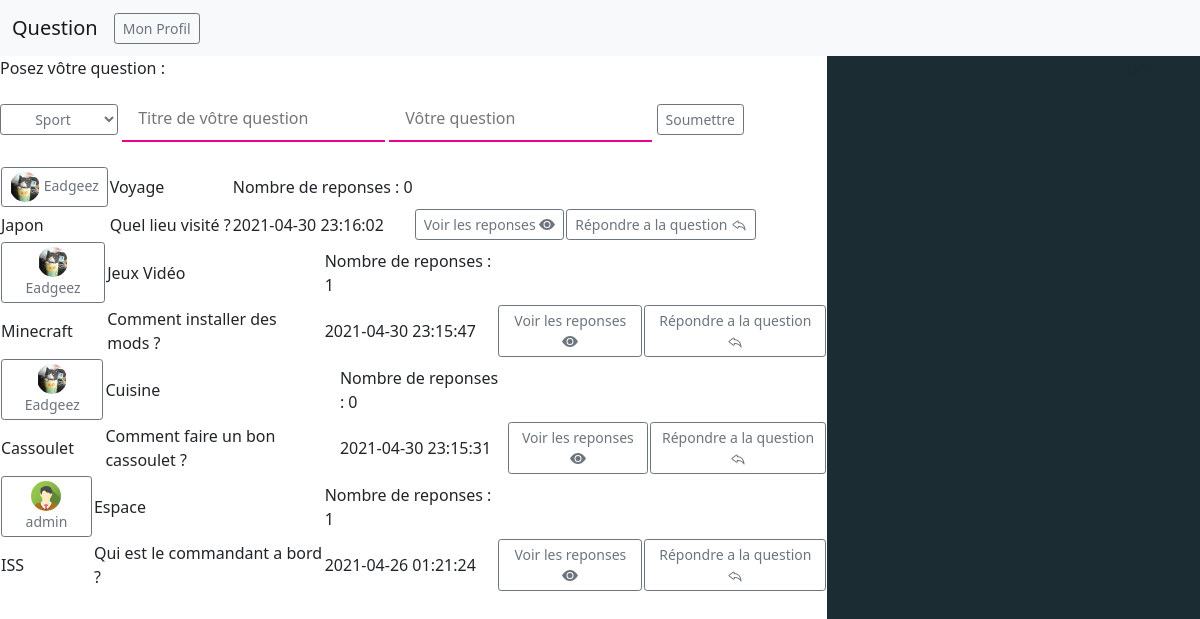
The page /question.php on the database its author committed.
### tables this page shows
CREATE TABLE IF NOT EXISTS `question` (
  `QuestId` int NOT NULL AUTO_INCREMENT,
  `QuestTitle` varchar(45) DEFAULT NULL,
  `QuestText` text,
  `QuestCatId` int DEFAULT NULL,
  `QuestAutorId` int DEFAULT NULL,
  `QuestCreaDate` datetime DEFAULT CURRENT_TIMESTAMP,
  PRIMARY KEY (`QuestId`),
  KEY `fk_cat_id` (`QuestCatId`),
  KEY `fk_aut_id` (`QuestAutorId`)
);

CREATE TABLE IF NOT EXISTS `utilisateurs` (
  `UserId` int NOT NULL AUTO_INCREMENT,
  `UserName` varchar(255) DEFAULT NULL,
  `UserMail` varchar(255) DEFAULT NULL,
  `UserPass` varchar(255) DEFAULT NULL,
  `UserAva` varchar(255) DEFAULT NULL,
  `UserGender` char(1) DEFAULT NULL,
  `UserInscriDate` datetime DEFAULT CURRENT_TIMESTAMP,
  `UserRole` varchar(255) DEFAULT NULL,
  PRIMARY KEY (`UserId`)
);

CREATE TABLE IF NOT EXISTS `categorie` (
  `CatId` int NOT NULL AUTO_INCREMENT,
  `CatName` varchar(255) DEFAULT NULL,
  PRIMARY KEY (`CatId`)
);

### question.php (the view, shortened to what this page needs)
<!doctype html>
<html lang="fr">
<head>
    <?php
    include 'css/CSS_package.php';
    ?>
    <link rel="stylesheet" type="text/css" href="css/admin.css">
</head>
<body>
    <nav class="navbar navbar-expand-lg navbar-light bg-light">
        <div class="container-fluid">
            <a class="navbar-brand" href="#">Question</a>
            <div class="collapse navbar-collapse" id="navbarNav">
                <ul class="navbar-nav">
                    <li class="nav-item">
                        <?php
                        echo'<a href="User.php"><button class="btn btn-outline-secondary btn-sm">Mon Profil '.$_SESSION['avatar'].'</button></a>';
                        ?>
                    </li>
                </ul>
            </div>
        </div>
    </nav>
    <div class="black"><p>poupidou</p></div>
<?php
include 'poser_quest.php';
?>
<table>
<?php
$co = connexionBdd();
$Quest = $co->query("SELECT * FROM question LEFT JOIN utilisateurs ON question.QuestAutorId = utilisateurs.UserId LEFT JOIN categorie ON question.QuestCatId = categorie.CatId ORDER BY QuestCreaDate DESC");
while ($listeQuest = $Quest->fetch())
{
    $IdQuest = $listeQuest['QuestId'];
    $Rep = $co->query("SELECT * FROM reponse LEFT JOIN utilisateurs ON reponse.RepUserId = utilisateurs.UserId WHERE RepQuestId='$IdQuest' ");
    $Rep->execute();
    $count = $Rep->rowCount();
    ?>
    <table>
    <tr>
        <td><form method="post" action="vueUser.php"><button class="btn btn-outline-secondary btn-sm"><?php echo $listeQuest['UserAva'];?>
        <?php echo $listeQuest['UserName'];?></button></form></td>
        <td><?php echo $listeQuest['CatName'];?></td>
        <td>Nombre de reponses : <?php echo $count;?></td>
    </tr>
    <tr>
        <td><?php echo $listeQuest['QuestTitle'];?></td>
        <td><?php echo $listeQuest['QuestText'];?></td>
        <td><?php echo $listeQuest['QuestCreaDate'];?></td>
        <td><button type="button" class="btn btn-outline-secondary btn-sm" data-bs-toggle="modal" data-bs-target="#modalRepQ<?php echo $listeQuest['QuestId']; ?>">Voir les reponses <svg xmlns="http://www.w3.org/2000/svg" width="16" height="16" fill="currentColor" class="bi bi-eye-fill" viewBox="0 1.5 16 16">
                    <path d="M10.5 8a2.5 2.5 0 1 1-5 0 2.5 2.5 0 0 1 5 0z"/>
                    <path d="M0 8s3-5.5 8-5.5S16 8 16 8s-3 5.5-8 5.5S0 8 0 8zm8 3.5a3.5 3.5 0 1 0 0-7 3.5 3.5 0 0 0 0 7z"/>
                </svg></button></td>
        <td><button type="button" class="btn btn-outline-secondary btn-sm" data-bs-toggle="modal" data-bs-target="#modalRepondreQ<?php echo $listeQuest['QuestId']; ?>">Répondre a la question </button></td>
    </tr>
    </table>
<?php
}
?>
</body>
</html>

### css/CSS_package.php
<link rel="stylesheet" type="text/css" href="css/normalize.css">
<link rel="stylesheet" type="text/css" href="css/style.css">
<link rel="stylesheet" type="text/css" href="css/avatar.css">
<link href="https://cdn.jsdelivr.net/npm/bootstrap@5.0.0-beta3/dist/css/bootstrap.min.css" rel="stylesheet">

### poser_quest.php (shortened to what this page needs)
<p>
    Posez vôtre question :
</p>
<form action="question.php" method="post">
    <select class="btn btn-outline-secondary btn-sm" name="catId">
        <?php
        $co = connexionBdd();
        $selected = $co->query("SELECT * FROM categorie");
        while ($liste = $selected->fetch())
        {
            echo '<option value="'.$liste['CatId'].'">'.$liste['CatName'].'</option>';
        }
        ?>
    </select>
    <label><input type="text" name="titreQuest" placeholder="Titre de vôtre question" required></label>
    <label><input type="text" name="quest" placeholder="Vôtre question" required></label>
    <button type="submit" class="btn btn-outline-secondary btn-sm" name="submit">Soumettre</button><br><br>
</form>

### css/style.css (style rules this page uses)
input { border: none; border-bottom: 2px solid #ED008C; padding: 10px 16px; font-size: 16px; }
body { background-color: #1B2D33; }

### css/avatar.css (style rules this page uses)
.avatar { vertical-align: middle; width: 30px; height: 30px; border-radius: 50%; }

### css/admin.css (style rules this page uses)
.black { background-color: #1B2D33; float: right; color: #1B2D33; padding-left: 25%; padding-bottom: 100%; }

### rows shown on the page
question: QuestAutorId.UserAva (picture), QuestAutorId.UserName "Eadgeez", QuestCatId.CatName "Voyage", count "0", QuestTitle "Japon", QuestText "Quel lieu visité ?", QuestCreaDate "2021-04-30 23:16:02"
question: QuestAutorId.UserAva (picture), QuestAutorId.UserName "Eadgeez", QuestCatId.CatName "Jeux Vidéo", count "1", QuestTitle "Minecraft", QuestText "Comment installer des mods ?", QuestCreaDate "2021-04-30 23:15:47"
question: QuestAutorId.UserAva (picture), QuestAutorId.UserName "Eadgeez", QuestCatId.CatName "Cuisine", count "0", QuestTitle "Cassoulet", QuestText "Comment faire un bon cassoulet ?", QuestCreaDate "2021-04-30 23:15:31"
question: QuestAutorId.UserAva (picture), QuestAutorId.UserName "admin", QuestCatId.CatName "Espace", count "1", QuestTitle "ISS", QuestText "Qui est le commandant a bord ?", QuestCreaDate "2021-04-26 01:21:24"

### other values the page prints
form field catId "Sport"
